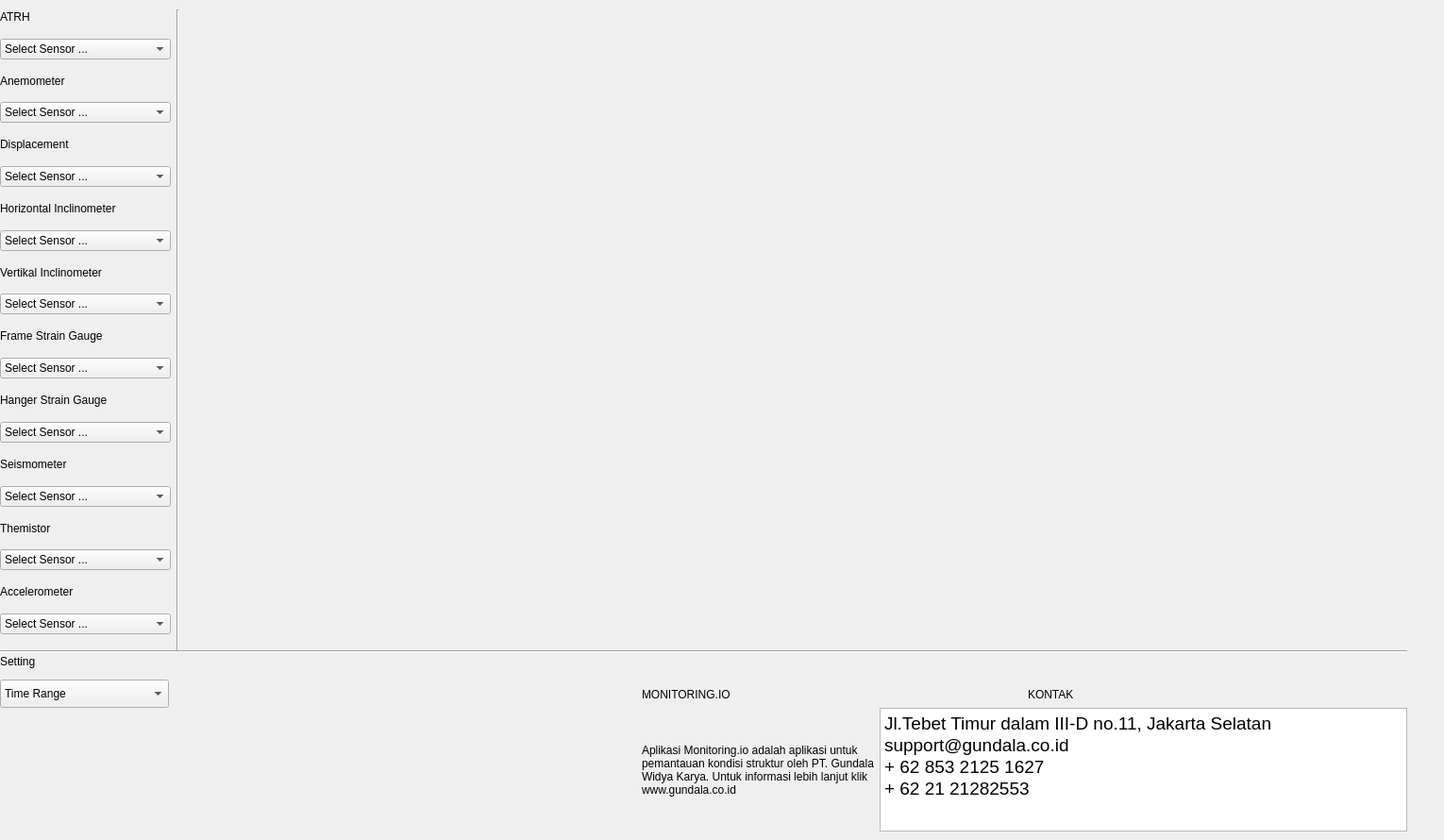
    <widget class="QWidget" name="Live">
     <attribute name="title">
      <string>Live</string>
     </attribute>
     <widget class="Line" name="V_Line_3">
      <property name="geometry">
       <rect>
        <x>180</x>
        <y>10</y>
        <width>16</width>
        <height>681</height>
       </rect>
      </property>
      <property name="autoFillBackground">
       <bool>false</bool>
      </property>
      <property name="orientation">
       <enum>Qt::Vertical</enum>
      </property>
     </widget>
     <widget class="QWidget" name="verticalLayoutWidget_2">
      <property name="geometry">
       <rect>
        <x>0</x>
        <y>1</y>
        <width>181</width>
        <height>671</height>
       </rect>
      </property>
      <layout class="QVBoxLayout" name="verticalLayout_2">
       <item>
        <widget class="QLabel" name="ATRH_Label">
         <property name="text">
          <string>ATRH</string>
         </property>
        </widget>
       </item>
       <item>
        <widget class="QComboBox" name="ATRH_Combo_Live">
         <item>
          <property name="text">
           <string>Select Sensor ...</string>
          </property>
         </item>
         <item>
          <property name="text">
           <string>ATRH 1</string>
          </property>
         </item>
         <item>
          <property name="text">
           <string>ATRH 2</string>
          </property>
         </item>
         <item>
          <property name="text">
           <string>ATRH 3</string>
          </property>
         </item>
         <item>
          <property name="text">
           <string>ATRH 4</string>
          </property>
         </item>
         <item>
          <property name="text">
           <string>Display All</string>
          </property>
         </item>
        </widget>
       </item>
       <item>
        <widget class="QLabel" name="Anemometer_Label">
         <property name="text">
          <string>Anemometer</string>
         </property>
        </widget>
       </item>
       <item>
        <widget class="QComboBox" name="Anemometer_Combo_Live">
         <item>
          <property name="text">
           <string>Select Sensor ...</string>
          </property>
         </item>
         <item>
          <property name="text">
           <string>Anemometer 1</string>
          </property>
         </item>
         <item>
          <property name="text">
           <string>Anemometer 2</string>
          </property>
         </item>
         <item>
          <property name="text">
           <string>Anemometer 3</string>
          </property>
         </item>
         <item>
          <property name="text">
           <string>Anemometer 4</string>
          </property>
         </item>
         <item>
          <property name="text">
           <string>Display All</string>
          </property>
         </item>
        </widget>
       </item>
       <item>
        <widget class="QLabel" name="Displacement_Label">
         <property name="text">
          <string>Displacement </string>
         </property>
        </widget>
       </item>
       <item>
        <widget class="QComboBox" name="Displacement_Combo_Live">
         <item>
          <property name="text">
           <string>Select Sensor ...</string>
          </property>
         </item>
         <item>
          <property name="text">
           <string>Displacement 1</string>
          </property>
         </item>
         <item>
          <property name="text">
           <string>Displacement 2</string>
          </property>
         </item>
         <item>
          <property name="text">
           <string>Displacement 3</string>
          </property>
         </item>
         <item>
          <property name="text">
           <string>Displacement 4</string>
          </property>
         </item>
         <item>
          <property name="text">
           <string>Display All</string>
          </property>
         </item>
        </widget>
       </item>
       <item>
        <widget class="QLabel" name="H_Inclino_Label">
         <property name="text">
          <string>Horizontal Inclinometer</string>
         </property>
         <property name="wordWrap">
          <bool>true</bool>
         </property>
        </widget>
       </item>
       <item>
        <widget class="QComboBox" name="H_Inclino_Combo_Live">
         <item>
          <property name="text">
           <string>Select Sensor ...</string>
          </property>
         </item>
         <item>
          <property name="text">
           <string>H Inclinometer 1</string>
          </property>
         </item>
         <item>
          <property name="text">
           <string>H Inclinometer 2</string>
          </property>
         </item>
         <item>
          <property name="text">
           <string>H Inclinometer 3</string>
          </property>
         </item>
         <item>
          <property name="text">
           <string>H Inclinometer 4</string>
          </property>
         </item>
         <item>
          <property name="text">
           <string>H Inclinometer 5</string>
          </property>
         </item>
         <item>
          <property name="text">
           <string>H Inclinometer 6</string>
          </property>
         </item>
         <item>
          <property name="text">
           <string>H Inclinometer 7</string>
          </property>
         </item>
         <item>
          <property name="text">
           <string>H Inclinometer 8</string>
          </property>
         </item>
         <item>
          <property name="text">
           <string>Display 1-4</string>
          </property>
         </item>
         <item>
          <property name="text">
           <string>Display 5-8</string>
          </property>
         </item>
        </widget>
       </item>
       <item>
        <widget class="QLabel" name="V_Inclino_Label">
         <property name="text">
          <string>Vertikal Inclinometer</string>
         </property>
         <property name="wordWrap">
          <bool>true</bool>
         </property>
        </widget>
       </item>
       <item>
        <widget class="QComboBox" name="V_Inclino_Combo_Live">
         <item>
          <property name="text">
           <string>Select Sensor ...</string>
          </property>
         </item>
         <item>
          <property name="text">
           <string>V Inclinometer 1</string>
          </property>
         </item>
         <item>
          <property name="text">
           <string>V Inclinometer 2</string>
          </property>
         </item>
         <item>
          <property name="text">
           <string>V Inclinometer 3</string>
          </property>
         </item>
         <item>
          <property name="text">
           <string>V Inclinometer 4</string>
          </property>
         </item>
         <item>
          <property name="text">
           <string>Display All</string>
          </property>
         </item>
        </widget>
       </item>
       <item>
        <widget class="QLabel" name="FSG_Label">
         <property name="text">
          <string>Frame Strain Gauge</string>
         </property>
         <property name="wordWrap">
          <bool>true</bool>
         </property>
        </widget>
       </item>
       <item>
        <widget class="QComboBox" name="FSG_Combo_Live">
         <item>
          <property name="text">
           <string>Select Sensor ...</string>
          </property>
         </item>
         <item>
          <property name="text">
           <string>FSG 1</string>
          </property>
         </item>
         <item>
          <property name="text">
           <string>FSG 2</string>
          </property>
         </item>
         <item>
          <property name="text">
           <string>FSG 3</string>
          </property>
         </item>
         <item>
          <property name="text">
           <string>FSG 4</string>
          </property>
         </item>
         <item>
          <property name="text">
           <string>Display All</string>
          </property>
         </item>
        </widget>
       </item>
       <item>
        <widget class="QLabel" name="HSG_Label">
         <property name="text">
          <string>Hanger Strain Gauge</string>
         </property>
         <property name="wordWrap">
          <bool>true</bool>
         </property>
        </widget>
       </item>
       <item>
        <widget class="QComboBox" name="HSG_Combo_Live">
         <item>
          <property name="text">
           <string>Select Sensor ...</string>
          </property>
         </item>
         <item>
          <property name="text">
           <string>HSG 1</string>
          </property>
         </item>
         <item>
          <property name="text">
           <string>HSG 2</string>
          </property>
         </item>
         <item>
          <property name="text">
           <string>HSG 3</string>
          </property>
         </item>
         <item>
          <property name="text">
           <string>HSG 4</string>
          </property>
         </item>
         <item>
          <property name="text">
           <string>HSG 5</string>
          </property>
         </item>
         <item>
          <property name="text">
           <string>HSG 6</string>
          </property>
         </item>
         <item>
          <property name="text">
           <string>HSG 7</string>
          </property>
         </item>
         <item>
          <property name="text">
           <string>HSG 8</string>
          </property>
         </item>
         <item>
          <property name="text">
           <string>HSG 9</string>
          </property>
         </item>
         <item>
          <property name="text">
           <string>HSG 10</string>
          </property>
         </item>
         <item>
          <property name="text">
           <string>HSG 11</string>
          </property>
         </item>
         <item>
          <property name="text">
           <string>HSG 12</string>
          </property>
         </item>
         <item>
          <property name="text">
           <string>Display 1-4</string>
          </property>
         </item>
         <item>
          <property name="text">
           <string>Display 5-8</string>
          </property>
         </item>
         <item>
          <property name="text">
           <string>Display 9-12</string>
          </property>
         </item>
        </widget>
       </item>
       <item>
        <widget class="QLabel" name="Seismometer_Label">
         <property name="text">
          <string>Seismometer</string>
         </property>
        </widget>
       </item>
       <item>
        <widget class="QComboBox" name="Seismometer_Combo_Live">
         <item>
          <property name="text">
           <string>Select Sensor ...</string>
          </property>
         </item>
         <item>
          <property name="text">
           <string>Seismometer 1</string>
          </property>
         </item>
         <item>
          <property name="text">
           <string>Seismometer 2</string>
          </property>
         </item>
         <item>
          <property name="text">
           <string>Display All</string>
          </property>
         </item>
        </widget>
       </item>
       <item>
        <widget class="QLabel" name="Thermistor_Label">
         <property name="text">
          <string>Themistor</string>
         </property>
        </widget>
       </item>
       <item>
        <widget class="QComboBox" name="Thermistor_Combo_Live">
         <item>
          <property name="text">
           <string>Select Sensor ...</string>
          </property>
         </item>
         <item>
          <property name="text">
           <string>Thermistor 1</string>
          </property>
         </item>
         <item>
          <property name="text">
           <string>Thermistor 2</string>
          </property>
         </item>
         <item>
          <property name="text">
           <string>Display All</string>
          </property>
         </item>
        </widget>
       </item>
       <item>
        <widget class="QLabel" name="Acc_Label">
         <property name="text">
          <string>Accelerometer</string>
         </property>
        </widget>
       </item>
       <item>
        <widget class="QComboBox" name="Acc_Combo_Live">
         <item>
          <property name="text">
           <string>Select Sensor ...</string>
          </property>
         </item>
         <item>
          <property name="text">
           <string>Accelerometer 1</string>
          </property>
         </item>
         <item>
          <property name="text">
           <string>Accelerometer 2</string>
          </property>
         </item>
         <item>
          <property name="text">
           <string>Accelerometer 3</string>
          </property>
         </item>
         <item>
          <property name="text">
           <string>Accelerometer 4</string>
          </property>
         </item>
         <item>
          <property name="text">
           <string>Display All</string>
          </property>
         </item>
        </widget>
       </item>
      </layout>
     </widget>
     <widget class="Line" name="H_Line_3">
      <property name="geometry">
       <rect>
        <x>0</x>
        <y>680</y>
        <width>1491</width>
        <height>20</height>
       </rect>
      </property>
      <property name="orientation">
       <enum>Qt::Horizontal</enum>
      </property>
     </widget>
     <widget class="QWidget" name="horizontalLayoutWidget">
      <property name="geometry">
       <rect>
        <x>680</x>
        <y>720</y>
        <width>811</width>
        <height>31</height>
       </rect>
      </property>
      <layout class="QHBoxLayout" name="horizontalLayout">
       <item>
        <widget class="QLabel" name="MONITORINGIO">
         <property name="text">
          <string>MONITORING.IO</string>
         </property>
        </widget>
       </item>
       <item>
        <widget class="QLabel" name="KONTAK">
         <property name="text">
          <string>KONTAK</string>
         </property>
        </widget>
       </item>
      </layout>
     </widget>
     <widget class="QWidget" name="horizontalLayoutWidget_4">
      <property name="geometry">
       <rect>
        <x>680</x>
        <y>750</y>
        <width>811</width>
        <height>131</height>
       </rect>
      </property>
      <layout class="QHBoxLayout" name="horizontalLayout_4">
       <item>
        <widget class="QLabel" name="DESK_MONITORINGIO">
         <property name="text">
          <string>Aplikasi Monitoring.io adalah aplikasi untuk pemantauan kondisi struktur oleh PT. Gundala Widya Karya. Untuk informasi lebih lanjut klik www.gundala.co.id</string>
         </property>
         <property name="wordWrap">
          <bool>true</bool>
         </property>
        </widget>
       </item>
       <item>
        <widget class="QTextBrowser" name="DES_KONTAK">
         <property name="html">
          <string>&lt;!DOCTYPE HTML PUBLIC &quot;-//W3C//DTD HTML 4.0//EN&quot; &quot;http://www.w3.org/TR/REC-html40/strict.dtd&quot;&gt;
&lt;html&gt;&lt;head&gt;&lt;meta name=&quot;qrichtext&quot; content=&quot;1&quot; /&gt;&lt;style type=&quot;text/css&quot;&gt;
p, li { white-space: pre-wrap; }
&lt;/style&gt;&lt;/head&gt;&lt;body style=&quot; font-family:'Ubuntu'; font-size:14pt; font-weight:400; font-style:normal;&quot;&gt;
&lt;p style=&quot; margin-top:0px; margin-bottom:0px; margin-left:0px; margin-right:0px; -qt-block-indent:0; text-indent:0px;&quot;&gt;Jl.Tebet Timur dalam III-D no.11, Jakarta Selatan&lt;/p&gt;
&lt;p style=&quot; margin-top:0px; margin-bottom:0px; margin-left:0px; margin-right:0px; -qt-block-indent:0; text-indent:0px;&quot;&gt;support@gundala.co.id&lt;/p&gt;
&lt;p style=&quot; margin-top:0px; margin-bottom:0px; margin-left:0px; margin-right:0px; -qt-block-indent:0; text-indent:0px;&quot;&gt;+ 62 853 2125 1627&lt;/p&gt;
&lt;p style=&quot; margin-top:0px; margin-bottom:0px; margin-left:0px; margin-right:0px; -qt-block-indent:0; text-indent:0px;&quot;&gt;+ 62 21 21282553&lt;/p&gt;&lt;/body&gt;&lt;/html&gt;</string>
         </property>
        </widget>
       </item>
      </layout>
     </widget>
     <widget class="QLabel" name="Logo">
      <property name="geometry">
       <rect>
        <x>40</x>
        <y>750</y>
        <width>611</width>
        <height>111</height>
       </rect>
      </property>
      <property name="text">
       <string/>
      </property>
      <property name="pixmap">
       <pixmap>../GundalaGUI_V0/Logo Gundala1.png</pixmap>
      </property>
      <property name="wordWrap">
       <bool>false</bool>
      </property>
     </widget>
     <widget class="QWidget" name="gridLayoutWidget">
      <property name="geometry">
       <rect>
        <x>190</x>
        <y>0</y>
        <width>1331</width>
        <height>691</height>
       </rect>
      </property>
      <layout class="QGridLayout" name="Live_Plot_Layout">
       <item row="0" column="0" colspan="2">
        <widget class="QWidget" name="Live_Plot_Widget" native="true"/>
       </item>
      </layout>
     </widget>
     <widget class="QLabel" name="Setting">
      <property name="geometry">
       <rect>
        <x>0</x>
        <y>690</y>
        <width>81</width>
        <height>22</height>
       </rect>
      </property>
      <property name="text">
       <string>Setting</string>
      </property>
     </widget>
     <widget class="QComboBox" name="ListTimeRange">
      <property name="geometry">
       <rect>
        <x>0</x>
        <y>720</y>
        <width>179</width>
        <height>30</height>
       </rect>
      </property>
      <property name="editable">
       <bool>false</bool>
      </property>
      <property name="currentText">
       <string>Time Range</string>
      </property>
      <property name="sizeAdjustPolicy">
       <enum>QComboBox::AdjustToContentsOnFirstShow</enum>
      </property>
      <property name="minimumContentsLength">
       <number>0</number>
      </property>
      <property name="modelColumn">
       <number>0</number>
      </property>
      <item>
       <property name="text">
        <string>Time Range</string>
       </property>
      </item>
      <item>
       <property name="text">
        <string>1 minute</string>
       </property>
      </item>
      <item>
       <property name="text">
        <string>5 minutes</string>
       </property>
      </item>
      <item>
       <property name="text">
        <string>15 minutes</string>
       </property>
      </item>
      <item>
       <property name="text">
        <string>30 minutes</string>
       </property>
      </item>
      <item>
       <property name="text">
        <string>1 hour</string>
       </property>
      </item>
      <item>
       <property name="text">
        <string>4 hours</string>
       </property>
      </item>
      <item>
       <property name="text">
        <string>12 hours</string>
       </property>
      </item>
      <item>
       <property name="text">
        <string>1 day</string>
       </property>
      </item>
     </widget>
    </widget>
